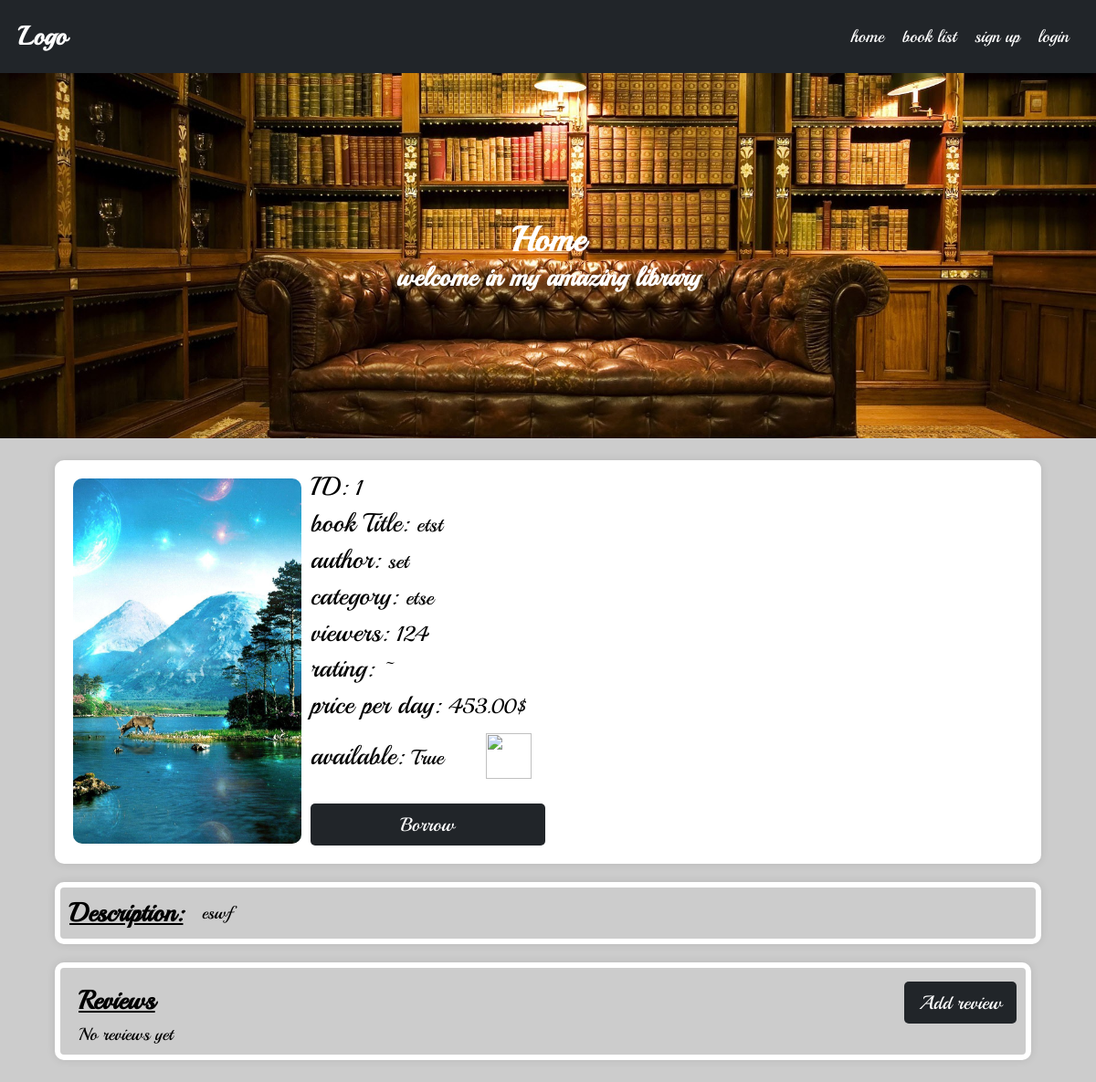
/books/sdfsdaf/, run on an earlier commit of the app's database.
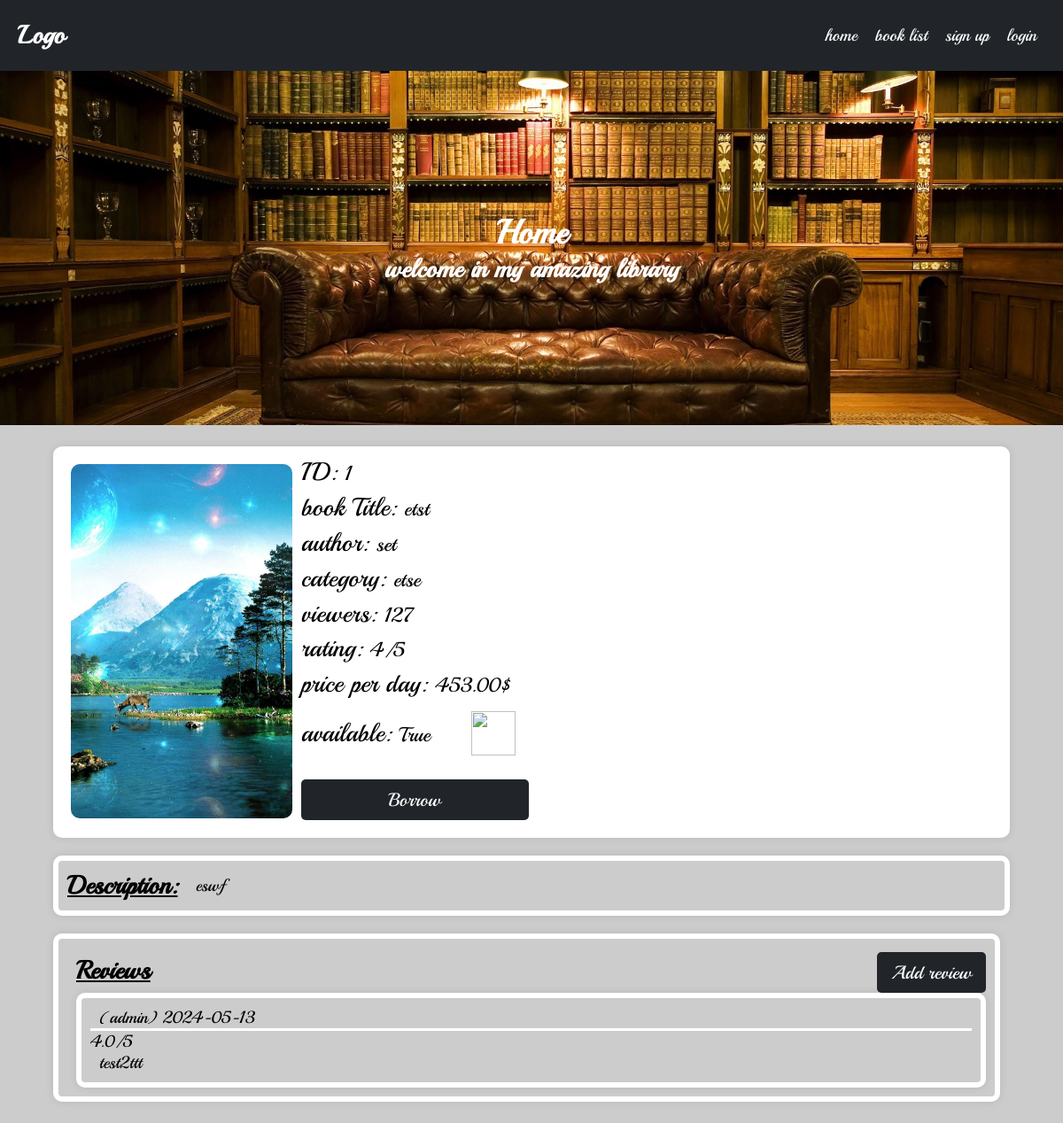
And on a later commit of the database.
### books/models.py (models this page shows, shortened)
class Book(BasicModel):
    uploaded_by = models.ForeignKey(User, on_delete=models.CASCADE, related_name='books')
    category = models.ForeignKey(Category, on_delete=models.CASCADE, related_name='books')
    viewers = models.ManyToManyField(User, through=Viewers, related_name='viewed_books')
    title = models.CharField(max_length=100)
    author = models.CharField(max_length=100)
    price = models.DecimalField(max_digits=5, decimal_places=2)
    description = models.TextField()
    borrower = models.ForeignKey(User, on_delete=models.SET_NULL, related_name='borrowed_books', null=True, blank=True)
    objects = BookManager()
    @property
    def is_borrowed(self):
        return self.borrower is not None
    @property
    def rating(self):
        return self.ratings.aggregate(avg_rating=Avg('rating'))['avg_rating'] or '~'
    @property
    def views(self):
        return self.user_viewers.aggregate(total_views=Sum('count'))['total_views'] or 0
    class Meta:
        verbose_name = 'Book'
        verbose_name_plural = 'Books'

class BookImage(BasicModel):
    image = models.ImageField(upload_to=book_cover_path, null=True, blank=True)
    book = models.OneToOneField(Book, on_delete=models.CASCADE, related_name='image', null=True, blank=True)
    class Meta:
        verbose_name = 'Book Image'
        verbose_name_plural = 'Book Images'
    @property
    def url(self):
        return self.image.url

### categories/models.py (models this page shows)
class Category(BasicModel):
    title = models.CharField(max_length=100)
    user = models.ForeignKey(User, on_delete=models.SET_NULL, related_name='categories',null=True, blank=True)
    class Meta:
        verbose_name = 'Category'
        verbose_name_plural = 'Categories'
    def __str__(self):
        return self.title

### ratings/models.py (models this page shows, shortened)
class Rating(BasicModel):
    user = models.ForeignKey(User, on_delete=models.CASCADE, related_name='ratings')
    book = models.ForeignKey('books.Book', on_delete=models.CASCADE, related_name='ratings')
    rating = models.DecimalField(max_digits=3, decimal_places=1)
    review = models.TextField(blank=True, null=True)
    active = models.BooleanField(default=True)
    class Meta:
        verbose_name = 'rating'
        verbose_name_plural = 'ratings'

### books/views.py (the view)
# urls.py: path('<slug:slug>/', views.BookDetailView.as_view(), name='book_details'),
class BookDetailView(DetailView):
    model = Book
    def get_queryset(self):
        if (self.request.user.is_authenticated):
            Book.objects.active().get(slug=self.kwargs['slug']).increase_views(self.request.user)
        return Book.objects.active().filter(slug=self.kwargs['slug'])

### books/models.py (called while the page is built)
    def get_queryset(self):
        return queryset(self.model, using=self._db)

    def active(self):
        return self.get_queryset().filter(active=True)

### books/templatetags/custom_filters.py (called while the page is built)
@register.filter(name='not')
def not_gate(value):
    return not value

@register.filter(name='is_not_object_owner')
def is_not_object_owner(request_user, object_list):
    for obj in object_list:
        if obj.user == request_user:
            return True
    return False

### templates/books/book_detail.html (shortened to what this page needs)
{% extends "base.html" %}
{% load static %}
{% load custom_filters %}
{% block style %}
<link rel="stylesheet" href="{% static 'assets/css/details.css' %}">
{% endblock %}
{% block content %}
<div class="container details-container">
    <div class="row">
        <div class="col-sm-6 col-md-3 ">
            <img class="w-100" id="bookImg" src="{{object.image.url}}" alt="">
        </div>
        <div class="col-9 text-data">
            <div>ID: <span id="bookID"> {{object.id}}</span></div>
            <br/>
            <div>book Title: <span id="bookTitle"> {{object.title}}</span></div>
            <br/>
            <div>author: <span id="bookAuthor"> {{object.author}}</span></div>
            <br/>
            <div>category: <span id="bookCategory"> {{object.category}}</span></div>
            <br/>
            <div>viewers: <span id="bookViewers">  {{object.views}}</span></div>
            <br/>
            <div>rating: <span id="bookRating">  {{object.rating}}{% if object.rating != '~' %}/5{% endif %} </span>
            </div>
            <br/>
            <div>price per day: <span id="bookPrice">  {{object.price}}$</span></div>
            <br/>
            <div class="row" style="display:flex;flex-direction: row;align-items: center">
                <div class="col-3">available: <span id="bookAvailable">  {{object.is_borrowed|not}}</span></div>
                <div class="col-9">
                    <img class="love-icon" src="{% static 'assets/icons/heart-solid.svg' %}" alt="">
                </div>
            </div>
            <br/>
            {% if object.is_borrowed %}
            {% if request.user.id == object.borrower.id %}
            <button class="btn-2 btn-dark" onclick="urlRedirect('{% url 'return_book' object.slug %}')">Return</button>
            {% endif %}
            {% else %}
            <button class="btn-2 btn-dark" onclick="urlRedirect('{% url 'borrow_book' object.slug %}')">Borrow</button>
            {% endif %}
        </div>
    </div>
    <div class="row border-container">
        <h2>Description: </h2>
        <div id="bookDescription" style="word-break: break-word;">
            {{object.description}}
        </div>
    </div>
    <div class="row">
        <div class="col-12 border-container">
            <div class="row" style="justify-content: space-between">
                <div class="col-3">
                    <h2 style="text-decoration: underline">Reviews </h2>
                </div>
                {% if not request.user|is_not_object_owner:object.ratings.all %}
                <div class="col-3 text-right">
                    <button class="btn-dark btn-3" onclick="urlRedirect(`{% url 'add_rating' object.slug %}`)">Add review</button>
                </div>
                {% endif %}
            </div>
            {% if object.ratings.count > 0 %}
            <div id="bookReviews">
                {% for ratings in object.ratings.all %}
                {% if ratings.user != request.user %}
                <div class="review " {% if not forloop.last %} style="margin-bottom: 20px" {% endif %}>
                    <div class="border-container">
                        <div style="border-bottom: 3px solid white">
                            <span class="reviewer">({{ratings.user}})</span>
                            <span class="review-date">{{ratings.updated_at|date:"Y-m-d"}}</span>
                        </div>
                        <span class="review-content">{{ratings.rating}}/5</span>
                        <div class="review-content" style="word-break: break-word;">{{ratings.review}}</div>
                    </div>
                </div>
                {% endif %}
                {% endfor %}
            </div>
            {% else %}
            <div>No reviews yet</div>
            {% endif %}
        </div>
    </div>
</div>
    {% endblock %}

What changed in the data, as far as the page shows it:
computed for Book "etst": views "124" → "127"; rating "~" → "4"
added Rating: user "admin", updated_at "2024-05-13", rating "4.0", review "test2ttt"
Also different on the page:
text no longer shown: "No reviews yet"
text now shown: "/5"
